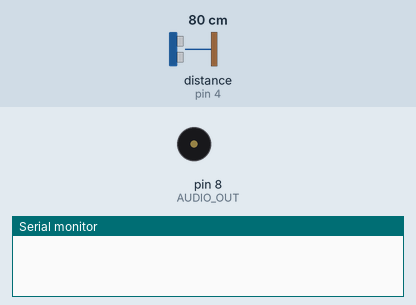
Recording of a sketch running on a simulated Arduino Uno, built with avr-gcc and run on an emulated ATmega328P. On the bench: buzzer (waves = sounding), the last lines printed to the serial monitor. Wiring (inferred from the names in the program): ultrasonic range finder: trigger pin 2; echo pin 4. The inputs (shaded band) are chosen by the test bench; at power-on: distance to the obstacle (sensor on pin 4) 80 cm. The echo pulse lasts 58.3 µs per cm.

Above: at 1.8 s.
1.9 s: distance to the obstacle (sensor on pin 4) set to 22 cm
3.4 s: distance to the obstacle (sensor on pin 4) set to 19 cm
At 4.3 s:
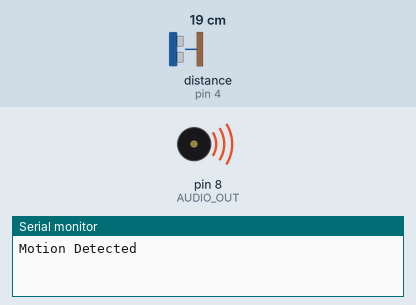
5.5 s: distance to the obstacle (sensor on pin 4) set to 35 cm
At 8.3 s:
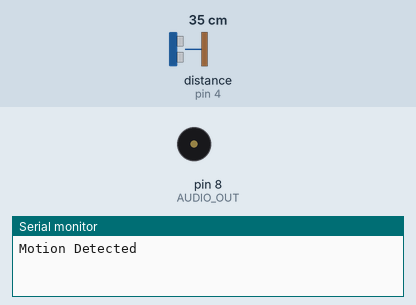
9.0 s: distance to the obstacle (sensor on pin 4) set to 2 cm
At 9.9 s:
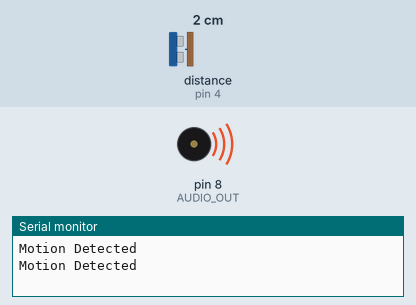
Timing chart, 0 to 14.1 s (numbered marks = the images above; inputs shaded):
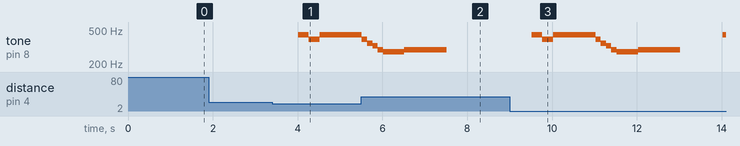

Measured:
- the behaviour switches between 21 and 20 cm on distance to the obstacle (sensor on pin 4) (found by bisection; images 0 and 1)
- after the input at 1.9 s, every drawn part: stays the same
- after the input at 3.4 s, tone on pin 8 (AUDIO_OUT): silent → 440 Hz after 0.62 s, → 391 Hz 0.25 s later, → 440 Hz 0.25 s later
- after the input at 5.5 s, tone on pin 8 (AUDIO_OUT): goes on until 7.5 s, then stays silent
- after the input at 9.0 s, tone on pin 8 (AUDIO_OUT): plays 440 Hz for 0.25 s, 391 Hz for 0.25 s, 440 Hz for 1.0 s, 391 Hz for 0.13 s, 349 Hz for 0.13 s, 329 Hz for 0.13 s … (10 notes in this stretch), starting after 0.52 s

The sketch:

ultrasonic-sample-toccata.ino
```cpp
const int AUDIO_OUT = 8;
const int TRIGGER_OUT = 2;
const int ECHO_IN = 4;

const int bpm = 60;
const long millisecPerBeat = long((1000 * 60.0)/bpm);

const int noteA4 = 69;
const int noteG4 = 67;
const int noteF4 = 65;
const int noteE4 = 64;
const int noteD4 = 62;
const int noteDb4 = 61;

const float DISTANCE_THRESHOLD_IN_CM = 20.0;

float midi2hz(float midi) {
  return int(pow(2.0, (midi - 69.0) / 12.0) * 440.0);
}

bool isMotionDetected(){

  digitalWrite(TRIGGER_OUT, LOW);
	delayMicroseconds(2);
	digitalWrite(TRIGGER_OUT, HIGH);
	delayMicroseconds(10);
	digitalWrite(TRIGGER_OUT, LOW);

  float duration = pulseIn(ECHO_IN, HIGH);

  float distanceInCm = (duration*.0343)/2;

  // Serial.println(distanceInCm);

	return distanceInCm < DISTANCE_THRESHOLD_IN_CM;
}

void makeTone(int note, float beat){
  tone(AUDIO_OUT, midi2hz(note));
  delay(long(millisecPerBeat * beat));
  noTone(AUDIO_OUT);
}

void makeSound(){
	makeTone(noteA4, 0.25);
  makeTone(noteG4, 0.25);
  makeTone(noteA4, 1);
  makeTone(noteG4, 0.125);
  makeTone(noteF4, 0.125);
  makeTone(noteE4, 0.125);
  makeTone(noteD4, 0.125);
  makeTone(noteDb4, 0.5);
  makeTone(noteD4, 1);
}

void setup(){
	Serial.begin(9600);

  pinMode(TRIGGER_OUT, OUTPUT);
  pinMode(ECHO_IN, INPUT);

	pinMode(AUDIO_OUT, OUTPUT);

  // Serial.println(sprintf("ms/beat = %d", millisecPerBeat));
}

void loop(){
	if (isMotionDetected()){
    Serial.println("Motion Detected");
		makeSound();
  }
  delay(1000);
}
```
